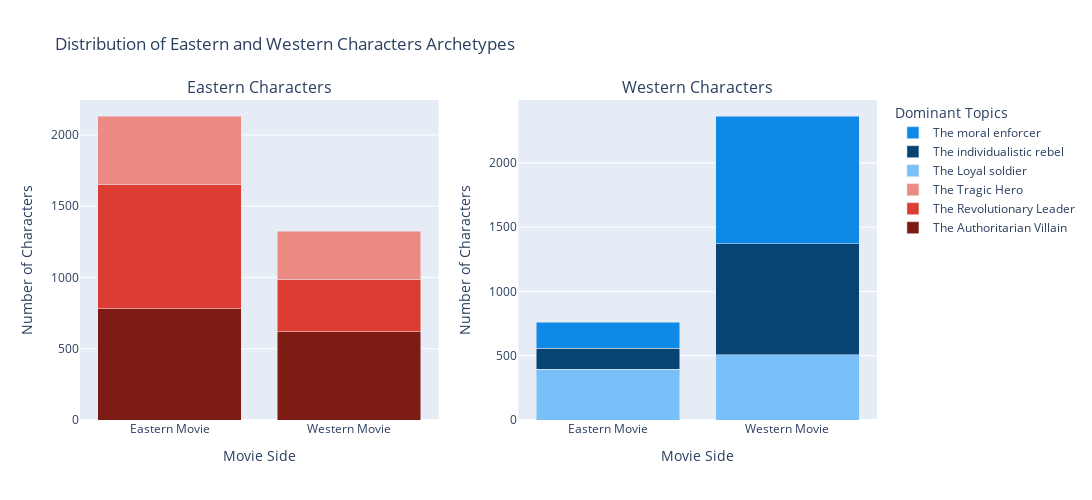

Notebook code cell kept with this figure:
### Code cell
# Define color palettes for Eastern and Western characters
eastern_colors = {
    'The Tragic Hero': '#EB8B84',  # Light red
    'The Revolutionary Leader': '#DD3C32',    # Medium red
    'The Authoritarian Villain': '#7B1B14'  # Dark red
}

western_colors = {
    'The Loyal soldier': '#78C0F7',  # Light blue
    'The moral enforcer': '#0F89E6', # Medium blue
    'The individualistic rebel': '#074473'   # Dark blue
}

plot_eastern_western_archetypes_distrib(character_eastern, character_western, eastern_colors, western_colors)

### Figure 1 — Plotly figure (JSON) as saved in the notebook; plotly's stock layout.template omitted (floating-point values rounded to 4 significant figures)
{"data": [{"customdata": ["The Authoritarian Villain", "The Authoritarian Villain"], "hovertemplate": "Archetype: <b>%{customdata}</b><br>Representatives count: <b>%{y}</b><extra></extra>", "marker": {"color": "#7B1B14"}, "name": "The Authoritarian Villain", "type": "bar", "x": ["Eastern Movie", "Western Movie"], "xaxis": "x", "y": [782, 619], "yaxis": "y"}, {"customdata": ["The Revolutionary Leader", "The Revolutionary Leader"], "hovertemplate": "Archetype: <b>%{customdata}</b><br>Representatives count: <b>%{y}</b><extra></extra>", "marker": {"color": "#DD3C32"}, "name": "The Revolutionary Leader", "type": "bar", "x": ["Eastern Movie", "Western Movie"], "xaxis": "x", "y": [869, 365], "yaxis": "y"}, {"customdata": ["The Tragic Hero", "The Tragic Hero"], "hovertemplate": "Archetype: <b>%{customdata}</b><br>Representatives count: <b>%{y}</b><extra></extra>", "marker": {"color": "#EB8B84"}, "name": "The Tragic Hero", "type": "bar", "x": ["Eastern Movie", "Western Movie"], "xaxis": "x", "y": [482, 340], "yaxis": "y"}, {"customdata": ["The Loyal soldier", "The Loyal soldier"], "hovertemplate": "Archetype: <b>%{customdata}</b><br>Representatives count: <b>%{y}</b><extra></extra>", "marker": {"color": "#78C0F7"}, "name": "The Loyal soldier", "type": "bar", "x": ["Eastern Movie", "Western Movie"], "xaxis": "x2", "y": [395, 507], "yaxis": "y2"}, {"customdata": ["The individualistic rebel", "The individualistic rebel"], "hovertemplate": "Archetype: <b>%{customdata}</b><br>Representatives count: <b>%{y}</b><extra></extra>", "marker": {"color": "#074473"}, "name": "The individualistic rebel", "type": "bar", "x": ["Eastern Movie", "Western Movie"], "xaxis": "x2", "y": [164, 865], "yaxis": "y2"}, {"customdata": ["The moral enforcer", "The moral enforcer"], "hovertemplate": "Archetype: <b>%{customdata}</b><br>Representatives count: <b>%{y}</b><extra></extra>", "marker": {"color": "#0F89E6"}, "name": "The moral enforcer", "type": "bar", "x": ["Eastern Movie", "Western Movie"], "xaxis": "x2", "y": [202, 993], "yaxis": "y2"}], "layout": {"annotations": [{"font": {"size": 16}, "showarrow": false, "text": "Eastern Characters", "x": 0.225, "xanchor": "center", "xref": "paper", "y": 1, "yanchor": "bottom", "yref": "paper"}, {"font": {"size": 16}, "showarrow": false, "text": "Western Characters", "x": 0.775, "xanchor": "center", "xref": "paper", "y": 1, "yanchor": "bottom", "yref": "paper"}], "barmode": "stack", "height": 500, "legend": {"title": {"text": "Dominant Topics"}}, "title": {"text": "Distribution of Eastern and Western Characters Archetypes"}, "width": 1200, "xaxis": {"anchor": "y", "domain": [0, 0.45], "title": {"text": "Movie Side"}}, "xaxis2": {"anchor": "y2", "domain": [0.55, 1], "title": {"text": "Movie Side"}}, "yaxis": {"anchor": "x", "domain": [0, 1], "title": {"text": "Number of Characters"}}, "yaxis2": {"anchor": "x2", "domain": [0, 1], "title": {"text": "Number of Characters"}}}}
